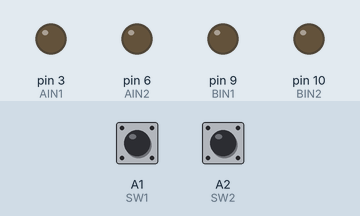
The sketch below on a simulated Arduino Uno, built with avr-gcc and run on an emulated ATmega328P. On the bench: output pins drawn as LEDs (lit = HIGH). Inputs (shaded band) come from the test bench; at power-on: A1 (SW1) LOW, A2 (SW2) LOW.

Above: at 1.2 s.
1.3 s: A1 (SW1) pulled HIGH for 0.15 s
At 1.9 s:
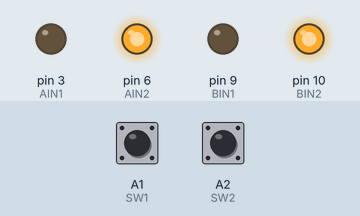
2.9 s: A2 (SW2) pulled HIGH for 0.15 s
At 4.1 s:
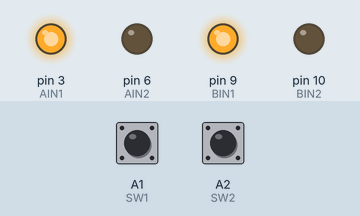
4.5 s: A1 (SW1) pulled HIGH for 1 s
At 5.5 s:
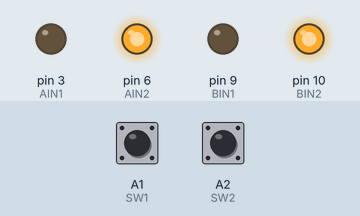
7.0 s: A2 (SW2) pulled HIGH for 1 s
At 7.4 s:
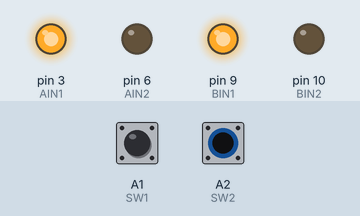
9.5 s: A1 (SW1) driven HIGH and A2 (SW2) driven HIGH
At 10.5 s:
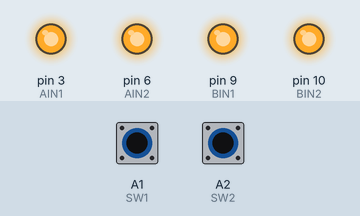
Timing chart, 0 to 12.0 s (numbered marks = the images above; inputs shaded):
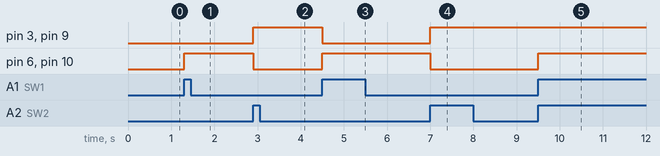

The sketch:

KTR-1_4.ino
```cpp
const int LED1 = 14;
const int LED2 = 15;
const int BUZZ = 5;
const int Trig = 7;
const int AIN1 = 3;
const int AIN2 = 6;
const int BIN1 = 9;
const int BIN2 = 10;
const int VR = A0;
const int SW1 = A1;
const int SW2 = A2;
const int ECHO = 8;

void KTR_1_straight() {
  digitalWrite(AIN1, LOW);
  digitalWrite(AIN2, HIGH);
  digitalWrite(BIN1, LOW);
  digitalWrite(BIN2, HIGH);
}

void KTR_1_back() {
  digitalWrite(AIN1, HIGH);
  digitalWrite(AIN2, LOW);
  digitalWrite(BIN1, HIGH);
  digitalWrite(BIN2, LOW);
}

void KTR_1_Turn_left() {
  digitalWrite(AIN1, HIGH);
  digitalWrite(AIN2, LOW);
  digitalWrite(BIN1, LOW);
  digitalWrite(BIN2, HIGH);
}

void KTR_1_Turn_right() {
  digitalWrite(AIN1, LOW);
  digitalWrite(AIN2, HIGH);
  digitalWrite(BIN1, HIGH);
  digitalWrite(BIN2, LOW);
}

void KTR_1_brake() {
  digitalWrite(AIN1, HIGH);
  digitalWrite(AIN2, HIGH);
  digitalWrite(BIN1, HIGH);
  digitalWrite(BIN2, HIGH);
}

void KTR_1_Coasting() {
  digitalWrite(AIN1, LOW);
  digitalWrite(AIN2, LOW);
  digitalWrite(BIN1, LOW);
  digitalWrite(BIN2, LOW);
}

void setup() {
  pinMode(AIN1, OUTPUT);
  pinMode(AIN2, OUTPUT);
  pinMode(BIN1, OUTPUT);
  pinMode(BIN2, OUTPUT);
  pinMode(SW1, INPUT);
  pinMode(SW2, INPUT);
}

void loop() {
  if (digitalRead(SW1) == HIGH && digitalRead(SW2) == HIGH ) {
    KTR_1_brake();
    while(true){
       if (digitalRead(SW1) == LOW && digitalRead(SW2) == LOW ) break;
    }
  }else if (digitalRead(SW1) == HIGH && digitalRead(SW2) == LOW) {
    KTR_1_straight();
  }else if (digitalRead(SW1) == LOW && digitalRead(SW2) == HIGH) {
   KTR_1_back();
  }
}
```

Measured:
- after the input at 1.3 s, pin 6 (AIN2), pin 10 (BIN2): LOW → HIGH at once
- after the input at 2.9 s, pin 3 (AIN1), pin 9 (BIN1): LOW → HIGH at once; pin 6 (AIN2), pin 10 (BIN2): HIGH → LOW at once
- after the input at 4.5 s, pin 3 (AIN1), pin 9 (BIN1): HIGH → LOW at once; pin 6 (AIN2), pin 10 (BIN2): LOW → HIGH at once
- after the input at 7.0 s, pin 3 (AIN1), pin 9 (BIN1): LOW → HIGH at once; pin 6 (AIN2), pin 10 (BIN2): HIGH → LOW at once
- after the input at 9.5 s, pin 6 (AIN2), pin 10 (BIN2): LOW → HIGH at once
